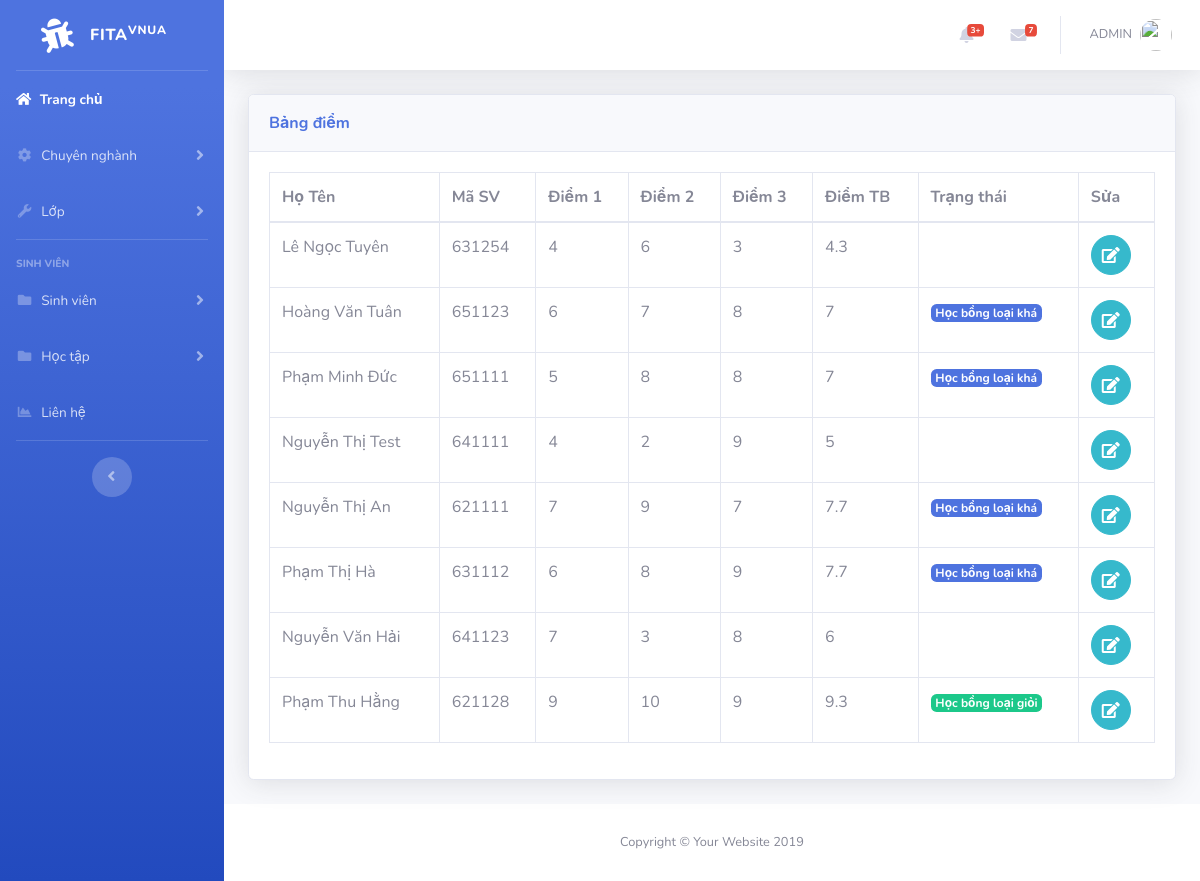
Screenshot of /point.php with the database file from the repository.
### tables this page shows
CREATE TABLE `student` (
  `id` int(11) NOT NULL,
  `name` varchar(50) NOT NULL,
  `code` varchar(6) NOT NULL,
  `class` varchar(50) NOT NULL,
  `phone` varchar(50) NOT NULL,
  `email` varchar(50) NOT NULL,
  `id_pos` int(6) NOT NULL
);

CREATE TABLE `points` (
  `id` int(11) NOT NULL,
  `id_sv` int(11) NOT NULL,
  `diem1` varchar(50) NOT NULL,
  `diem2` varchar(50) NOT NULL,
  `diem3` varchar(50) NOT NULL,
  `tbc` varchar(50) NOT NULL
);

### point.php (the view, shortened to what this page needs)
<?php
include('includes/header.php');
include('includes/navbar.php');
include('includes/connect.php');
?>
<div class="container-fluid">
<div class="card shadow mb-4">
  <div class="card-header py-3">
    <h7 class="m-0 font-weight-bold text-primary">Bảng điểm
    </h7>
  </div>
  <div class="card-body">
  <div class="table-responsive">
<?php
$query_3="SELECT student.name,code, points.id, diem1, diem2, diem3, tbc FROM student INNER JOIN points ON student.id = points.id_sv";
$query_run3=mysqli_query($connect,$query_3);
 ?>
      <table class="table table-bordered" id="dataTable" width="100%" cellspacing="0">
        <thead>
          <tr>
            <th>Họ Tên</th>
            <th>Mã SV</th>
            <th>Điểm 1</>
            <th>Điểm 2</th>
            <th>Điểm 3</th>
            <th>Điểm TB</th>
            <th>Trạng thái</th>
            <th>Sửa</th>
          </tr>
        </thead>
        <tbody>
          <?php
              if(mysqli_num_rows($query_run3)>0)
              {
                while($row=mysqli_fetch_assoc($query_run3))
                {
                  ?>
                      <tr>
                        <td><?php echo $row['name']; ?></td>
                        <td><?php echo $row['code']; ?></td>
                        <td><?php echo $row['diem1']; ?></td>
                        <td><?php echo $row['diem2']; ?></td>
                        <td><?php echo $row['diem3']; ?></td>
                        <td><?php echo round($row['tbc'],1); ?></td>
                        <td>
                            <?php
                                if($row['tbc']>=8)
                                {
                                    echo '<span class="badge badge-success">Học bổng loại giỏi</span>';
                                }
                                if($row['tbc']>=7 && $row['tbc']<8 )
                                {
                                    echo '<span class="badge badge-primary">Học bổng loại khá</span>';
                                }
                                else
                                {
                                    echo ' ';
                                }
                            ?>
                        </td>
                        <td>
                            <form action="edit_point.php" method="post">
                                <button  type="submit" name="edit_point" class="btn btn-info btn-circle"><i class="fa fa-edit edit"></i></button>
                            </form>
                        </td>
                      </tr>
                  <?php
                }
              }
              else
              {
                echo "Not found";
              }
           ?>
        </tbody>
      </table>
    </div>
  </div>
</div>
</div>
<?php
include('includes/footer.php');
?>

### rows the page displays
student: name "Lê Ngọc Tuyên", code "631254", points.diem1 "4", points.diem2 "6", points.diem3 "3", points.tbc "4.3"
student: name "Hoàng Văn Tuân", code "651123", points.diem1 "6", points.diem2 "7", points.diem3 "8", points.tbc "7", shows "Học bổng loại khá"
student: name "Phạm Minh Đức", code "651111", points.diem1 "5", points.diem2 "8", points.diem3 "8", points.tbc "7", shows "Học bổng loại khá"
student: name "Nguyễn Thị Test", code "641111", points.diem1 "4", points.diem2 "2", points.diem3 "9", points.tbc "5"
student: name "Nguyễn Thị An", code "621111", points.diem1 "7", points.diem2 "9", points.diem3 "7", points.tbc "7.7", shows "Học bổng loại khá"
student: name "Phạm Thị Hà", code "631112", points.diem1 "6", points.diem2 "8", points.diem3 "9", points.tbc "7.7", shows "Học bổng loại khá"
student: name "Nguyễn Văn Hải", code "641123", points.diem1 "7", points.diem2 "3", points.diem3 "8", points.tbc "6"
student: name "Phạm Thu Hằng", code "621128", points.diem1 "9", points.diem2 "10", points.diem3 "9", points.tbc "9.3", shows "Học bổng loại giỏi"
